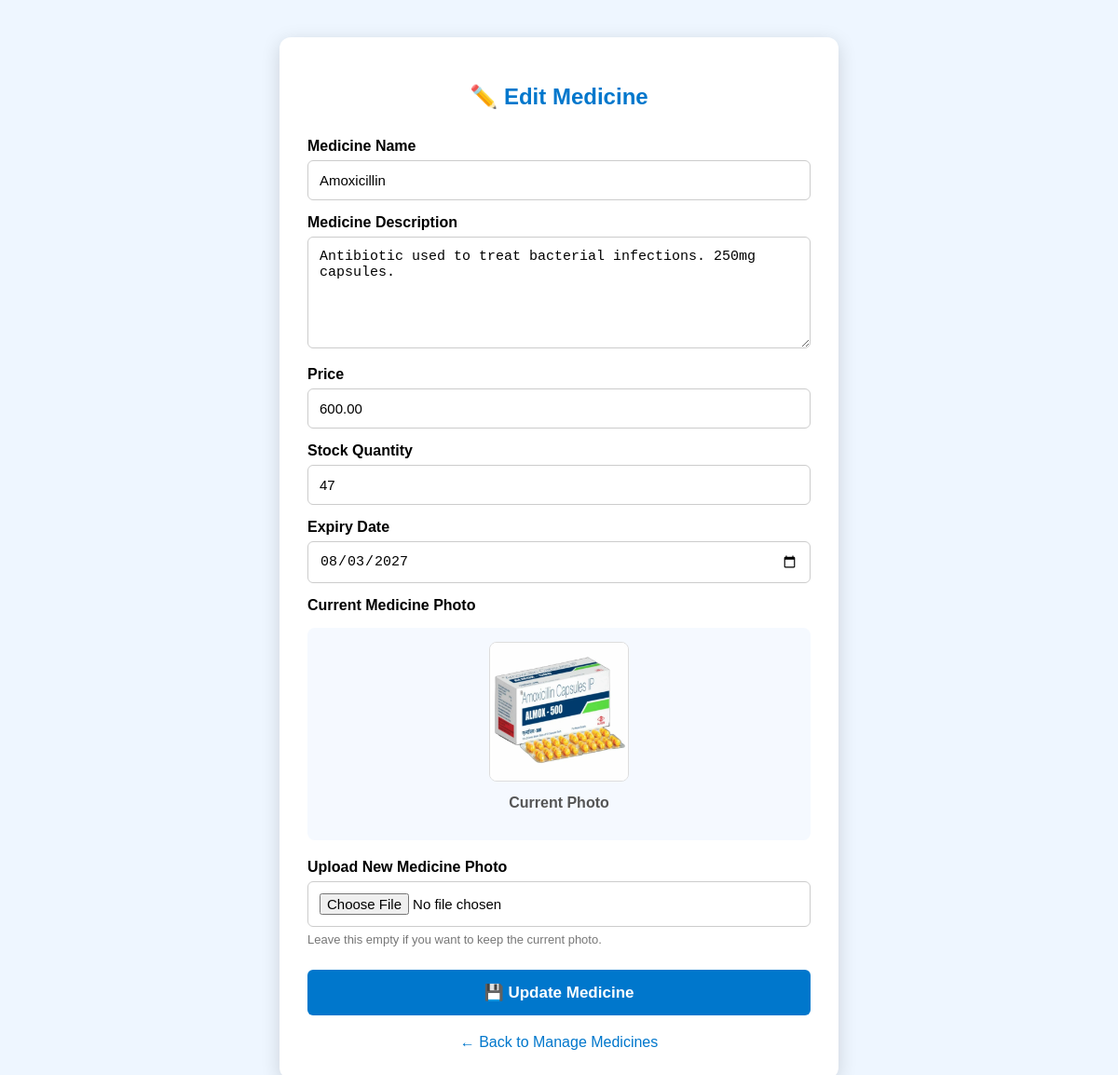
Page /edit_product.php?id=2 on the committed database.
### tables this page shows
CREATE TABLE `products` (
  `product_id` int(11) NOT NULL,
  `product_name` varchar(255) NOT NULL,
  `product_description` text DEFAULT NULL,
  `price` decimal(10,2) NOT NULL,
  `cost_price` decimal(10,2) NOT NULL DEFAULT 0.00,
  `stock_quantity` int(11) NOT NULL,
  `image_url` varchar(255) DEFAULT NULL,
  `expire_date` date NOT NULL,
  `prescription_required` enum('Yes','No') NOT NULL DEFAULT 'No'
);

### edit_product.php (the view, shortened to what this page needs)
<?php
include("db_Config/config.php");
$product_id = intval($_GET['id']);
$sql = "SELECT * FROM products WHERE product_id = '$product_id'";
$result = mysqli_query($Connection, $sql);
$product = mysqli_fetch_assoc($result);
?>
<!DOCTYPE html>
<html>
<head>
</head>
<body>
<div class="container">
<h2>
✏️ Edit Medicine
</h2>
<form
method="POST"
enctype="multipart/form-data"
>
<label>
Medicine Name
</label>
<input
type="text"
name="product_name"
value="<?php
echo htmlspecialchars(
    $product['product_name']
);
?>"
required
>
<label>
Medicine Description
</label>
<textarea
name="product_description"
required
><?php
echo htmlspecialchars(
    $product['product_description']
);
?></textarea>
<label>
Price
</label>
<input
type="number"
name="price"
step="0.01"
value="<?php
echo htmlspecialchars(
    $product['price']
);
?>"
required
>
<label>
Stock Quantity
</label>
<input
type="number"
name="stock_quantity"
value="<?php
echo htmlspecialchars(
    $product['stock_quantity']
);
?>"
required
>
<label>
Expiry Date
</label>
<input
type="date"
name="expire_date"
value="<?php
echo htmlspecialchars(
    $product['expire_date']
);
?>"
required
>
<label>
Current Medicine Photo
</label>
<div class="current-image">
<?php
if (
    !empty($product['image_url']) &&
    file_exists(
        "Images/product-icons/" .
        $product['image_url']
    )
) {
?>
<img
src="Images/product-icons/<?php
echo htmlspecialchars(
    $product['image_url']
);
?>"
alt="Medicine Photo"
>
<p>
Current Photo
</p>
<?php
}
else {
?>
<p>
No photo available
</p>
<?php
}
?>
</div>
<label>
Upload New Medicine Photo
</label>
<input
type="file"
name="product_image"
accept=".jpg,.jpeg,.png,.webp"
>
<div class="file-info">
Leave this empty if you want to keep the current photo.
</div>
<button
type="submit"
name="update_product"
>
💾 Update Medicine
</button>
</form>
<a
href="manage_products.php"
class="back"
>
← Back to Manage Medicines
</a>
</div>
</body>
</html>

### edit_product.php (style rules this page uses)
* { box-sizing: border-box; }
body { font-family: Arial, sans-serif; background: #eef6ff; margin: 0; padding: 40px; }
.container { width: 600px; max-width: 95%; margin: auto; background: white; padding: 30px; border-radius: 12px; box-shadow: 0 5px 20px rgba(0,0,0,0.15); }
h2 { text-align: center; color: #0077cc; margin-bottom: 30px; }
label { display: block; font-weight: bold; margin-top: 15px; margin-bottom: 6px; }
input, textarea { width: 100%; padding: 12px; border: 1px solid #ccc; border-radius: 6px; font-size: 15px; }
textarea { height: 120px; resize: vertical; }
.current-image { text-align: center; margin: 15px 0 20px 0; padding: 15px; background: #f5f9ff; border-radius: 8px; }
.current-image img { width: 150px; height: 150px; object-fit: contain; border: 1px solid #ddd; border-radius: 8px; background: white; }
.current-image p { margin-top: 10px; color: #555; font-weight: bold; }
.file-info { color: #777; font-size: 13px; margin-top: 6px; }
button { width: 100%; padding: 14px; margin-top: 25px; background: #0077cc; color: white; border: none; border-radius: 6px; font-size: 17px; font-weight: bold; cursor: pointer; }
.back { display: block; text-align: center; margin-top: 20px; color: #0077cc; text-decoration: none; }

### rows in the picture
products: product_name "Amoxicillin", product_description "Antibiotic used to treat bacterial infections. 250mg capsules.", price "600.00", stock_quantity "47", expire_date "08/03/2027", image_url (picture)
